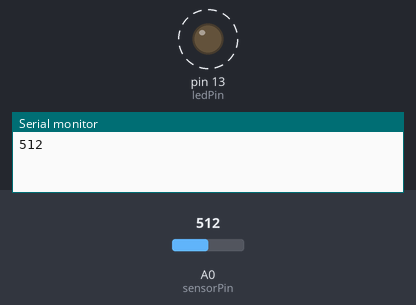
Recording of a sketch running on a simulated Arduino Uno, built with avr-gcc and run on an emulated ATmega328P. Parts: output pins drawn as LEDs (lit = HIGH), the last lines printed to the serial monitor. Dashed ring = blinking. Inputs (shaded band) come from the test bench; at power-on: A0 (sensorPin) = 512.

Above: at 1.8 s.
1.9 s: A0 (sensorPin) set to 306
At 2.2 s:
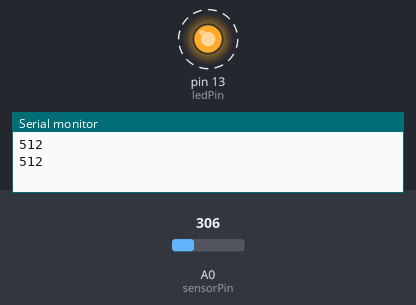
5.4 s: A0 (sensorPin) set to 122
At 5.56 s:
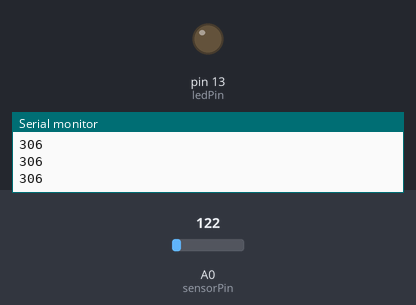
Timing chart, 0 to 14.9 s (numbered marks = the images above; inputs shaded):
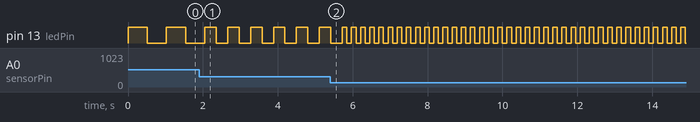

The sketch:

ARD_22a.ino
```cpp
/*
 * CARTROTECH  (www.cartrocreatiu.es)
 *
 * Projecte nº: ARD022a
 * Data: 11.11.2021
 * Descripcio: Modul interruptor magnetic
 * Nota:
 *
 */

int  sensorPin  =  A0;     // defineix la entrada analogica del sensor
int  ledPin  =  13;      // eixida led per veure l'activacio
int  sensorValue =  0;  // variable per guardar el valor del sensor

void setup()
{
pinMode(ledPin,OUTPUT);
Serial.begin(9600);
}
void loop(){
sensorValue =  analogRead(sensorPin);
digitalWrite(ledPin,  HIGH);
delay(sensorValue);
digitalWrite(ledPin,  LOW);
delay(sensorValue);
Serial.println(sensorValue,  DEC);
}
```

Measured:
- after the input at 1.9 s, pin 13 (ledPin): alternates HIGH for 0.31 s and LOW for 0.31 s, starting after 0.46 s
- by itself, pin 13 (ledPin): alternates HIGH for 0.51 s and LOW for 0.51 s
